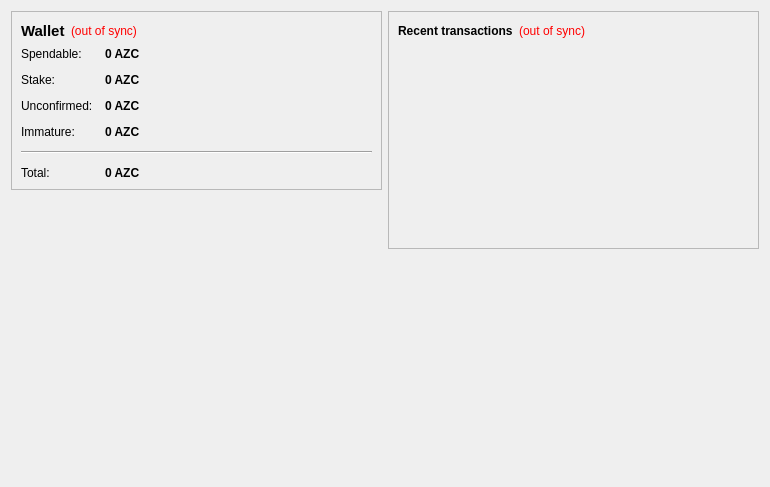
<?xml version="1.0" encoding="UTF-8"?>
<ui version="4.0">
 <class>OverviewPage</class>
 <widget class="QWidget" name="OverviewPage">
  <property name="geometry">
   <rect>
    <x>0</x>
    <y>0</y>
    <width>770</width>
    <height>487</height>
   </rect>
  </property>
  <property name="windowTitle">
   <string>Form</string>
  </property>
  <layout class="QHBoxLayout" name="horizontalLayout" stretch="1,1">
   <item>
    <layout class="QVBoxLayout" name="verticalLayout_2">
     <item>
      <widget class="QFrame" name="frame">
       <property name="frameShape">
        <enum>QFrame::StyledPanel</enum>
       </property>
       <property name="frameShadow">
        <enum>QFrame::Raised</enum>
       </property>
       <layout class="QVBoxLayout" name="verticalLayout_4">
        <item>
         <layout class="QHBoxLayout" name="horizontalLayout_4">
          <item>
           <widget class="QLabel" name="label_5">
            <property name="font">
             <font>
              <pointsize>11</pointsize>
              <weight>75</weight>
              <bold>true</bold>
             </font>
            </property>
            <property name="text">
             <string>Wallet</string>
            </property>
           </widget>
          </item>
          <item>
           <widget class="QLabel" name="labelWalletStatus">
            <property name="toolTip">
             <string>The displayed information may be out of date. Your wallet automatically synchronizes with the AzzaCoin network after a connection is established, but this process has not completed yet.</string>
            </property>
            <property name="styleSheet">
             <string notr="true">QLabel { color: red; }</string>
            </property>
            <property name="text">
             <string notr="true">(out of sync)</string>
            </property>
            <property name="alignment">
             <set>Qt::AlignLeading|Qt::AlignLeft|Qt::AlignVCenter</set>
            </property>
           </widget>
          </item>
          <item>
           <spacer name="horizontalSpacer_2">
            <property name="orientation">
             <enum>Qt::Horizontal</enum>
            </property>
            <property name="sizeHint" stdset="0">
             <size>
              <width>40</width>
              <height>20</height>
             </size>
            </property>
           </spacer>
          </item>
         </layout>
        </item>
        <item>
         <layout class="QFormLayout" name="formLayout_2">
          <property name="fieldGrowthPolicy">
           <enum>QFormLayout::AllNonFixedFieldsGrow</enum>
          </property>
          <property name="horizontalSpacing">
           <number>12</number>
          </property>
          <property name="verticalSpacing">
           <number>12</number>
          </property>
          <item row="0" column="0">
           <widget class="QLabel" name="label">
            <property name="text">
             <string>Spendable:</string>
            </property>
           </widget>
          </item>
          <item row="0" column="1">
           <widget class="QLabel" name="labelBalance">
            <property name="font">
             <font>
              <weight>75</weight>
              <bold>true</bold>
             </font>
            </property>
            <property name="cursor">
             <cursorShape>IBeamCursor</cursorShape>
            </property>
            <property name="toolTip">
             <string>Your current spendable balance</string>
            </property>
            <property name="text">
             <string notr="true">0 AZC</string>
            </property>
            <property name="textInteractionFlags">
             <set>Qt::LinksAccessibleByMouse|Qt::TextSelectableByKeyboard|Qt::TextSelectableByMouse</set>
            </property>
           </widget>
          </item>
          <item row="1" column="0">
           <widget class="QLabel" name="label_6">
            <property name="text">
             <string>Stake:</string>
            </property>
           </widget>
          </item>
          <item row="1" column="1">
           <widget class="QLabel" name="labelStake">
            <property name="font">
             <font>
              <weight>75</weight>
              <bold>true</bold>
             </font>
            </property>
            <property name="cursor">
             <cursorShape>IBeamCursor</cursorShape>
            </property>
            <property name="toolTip">
             <string>Total of coins that was staked, and do not yet count toward the current balance</string>
            </property>
            <property name="text">
             <string notr="true">0 AZC</string>
            </property>
            <property name="textInteractionFlags">
             <set>Qt::LinksAccessibleByMouse|Qt::TextSelectableByKeyboard|Qt::TextSelectableByMouse</set>
            </property>
           </widget>
          </item>
          <item row="2" column="0">
           <widget class="QLabel" name="label_3">
            <property name="text">
             <string>Unconfirmed:</string>
            </property>
           </widget>
          </item>
          <item row="2" column="1">
           <widget class="QLabel" name="labelUnconfirmed">
            <property name="font">
             <font>
              <weight>75</weight>
              <bold>true</bold>
             </font>
            </property>
            <property name="cursor">
             <cursorShape>IBeamCursor</cursorShape>
            </property>
            <property name="toolTip">
             <string>Total of transactions that have yet to be confirmed, and do not yet count toward the current balance</string>
            </property>
            <property name="text">
             <string notr="true">0 AZC</string>
            </property>
            <property name="textInteractionFlags">
             <set>Qt::LinksAccessibleByMouse|Qt::TextSelectableByKeyboard|Qt::TextSelectableByMouse</set>
            </property>
           </widget>
          </item>
          <item row="3" column="0">
           <widget class="QLabel" name="labelImmatureText">
            <property name="text">
             <string>Immature:</string>
            </property>
           </widget>
          </item>
          <item row="3" column="1">
           <widget class="QLabel" name="labelImmature">
            <property name="font">
             <font>
              <weight>75</weight>
              <bold>true</bold>
             </font>
            </property>
            <property name="toolTip">
             <string>Mined balance that has not yet matured</string>
            </property>
            <property name="text">
             <string notr="true">0 AZC</string>
            </property>
            <property name="textInteractionFlags">
             <set>Qt::LinksAccessibleByMouse|Qt::TextSelectableByKeyboard|Qt::TextSelectableByMouse</set>
            </property>
           </widget>
          </item>
          <item row="4" column="0" colspan="2">
           <widget class="Line" name="line">
            <property name="orientation">
             <enum>Qt::Horizontal</enum>
            </property>
           </widget>
          </item>
          <item row="5" column="0">
           <widget class="QLabel" name="labelTotalText">
            <property name="text">
             <string>Total:</string>
            </property>
           </widget>
          </item>
          <item row="5" column="1">
           <widget class="QLabel" name="labelTotal">
            <property name="font">
             <font>
              <weight>75</weight>
              <bold>true</bold>
             </font>
            </property>
            <property name="cursor">
             <cursorShape>IBeamCursor</cursorShape>
            </property>
            <property name="toolTip">
             <string>Your current total balance</string>
            </property>
            <property name="text">
             <string notr="true">0 AZC</string>
            </property>
            <property name="textInteractionFlags">
             <set>Qt::LinksAccessibleByMouse|Qt::TextSelectableByKeyboard|Qt::TextSelectableByMouse</set>
            </property>
           </widget>
          </item>
         </layout>
        </item>
       </layout>
      </widget>
     </item>
     <item>
      <spacer name="verticalSpacer">
       <property name="orientation">
        <enum>Qt::Vertical</enum>
       </property>
       <property name="sizeHint" stdset="0">
        <size>
         <width>20</width>
         <height>40</height>
        </size>
       </property>
      </spacer>
     </item>
     <item>
      <widget class="QLabel" name="label_2">
       <property name="autoFillBackground">
        <bool>true</bool>
       </property>
       <property name="text">
        <string/>
       </property>
       <property name="pixmap">
        <pixmap resource="../bitcoin.qrc">:/icons/drmbg</pixmap>
       </property>
       <property name="scaledContents">
        <bool>false</bool>
       </property>
       <property name="margin">
        <number>0</number>
       </property>
      </widget>
     </item>
    </layout>
   </item>
   <item>
    <layout class="QVBoxLayout" name="verticalLayout_3">
     <item>
      <widget class="QFrame" name="frame_2">
       <property name="frameShape">
        <enum>QFrame::StyledPanel</enum>
       </property>
       <property name="frameShadow">
        <enum>QFrame::Raised</enum>
       </property>
       <layout class="QVBoxLayout" name="verticalLayout">
        <item>
         <layout class="QHBoxLayout" name="horizontalLayout_2">
          <item>
           <widget class="QLabel" name="label_4">
            <property name="text">
             <string>&lt;b&gt;Recent transactions&lt;/b&gt;</string>
            </property>
           </widget>
          </item>
          <item>
           <widget class="QLabel" name="labelTransactionsStatus">
            <property name="toolTip">
             <string>The displayed information may be out of date. Your wallet automatically synchronizes with the AzzaCoin network after a connection is established, but this process has not completed yet.</string>
            </property>
            <property name="styleSheet">
             <string notr="true">QLabel { color: red; }</string>
            </property>
            <property name="text">
             <string notr="true">(out of sync)</string>
            </property>
            <property name="alignment">
             <set>Qt::AlignRight|Qt::AlignTrailing|Qt::AlignVCenter</set>
            </property>
           </widget>
          </item>
          <item>
           <spacer name="horizontalSpacer">
            <property name="orientation">
             <enum>Qt::Horizontal</enum>
            </property>
            <property name="sizeHint" stdset="0">
             <size>
              <width>40</width>
              <height>20</height>
             </size>
            </property>
           </spacer>
          </item>
         </layout>
        </item>
        <item>
         <widget class="QListView" name="listTransactions">
          <property name="styleSheet">
           <string notr="true">QListView { background: transparent; }</string>
          </property>
          <property name="frameShape">
           <enum>QFrame::NoFrame</enum>
          </property>
          <property name="verticalScrollBarPolicy">
           <enum>Qt::ScrollBarAlwaysOff</enum>
          </property>
          <property name="horizontalScrollBarPolicy">
           <enum>Qt::ScrollBarAlwaysOff</enum>
          </property>
          <property name="selectionMode">
           <enum>QAbstractItemView::NoSelection</enum>
          </property>
         </widget>
        </item>
       </layout>
      </widget>
     </item>
     <item>
      <spacer name="verticalSpacer_2">
       <property name="orientation">
        <enum>Qt::Vertical</enum>
       </property>
       <property name="sizeHint" stdset="0">
        <size>
         <width>20</width>
         <height>40</height>
        </size>
       </property>
      </spacer>
     </item>
    </layout>
   </item>
  </layout>
 </widget>
 <resources/>
 <connections/>
</ui>
